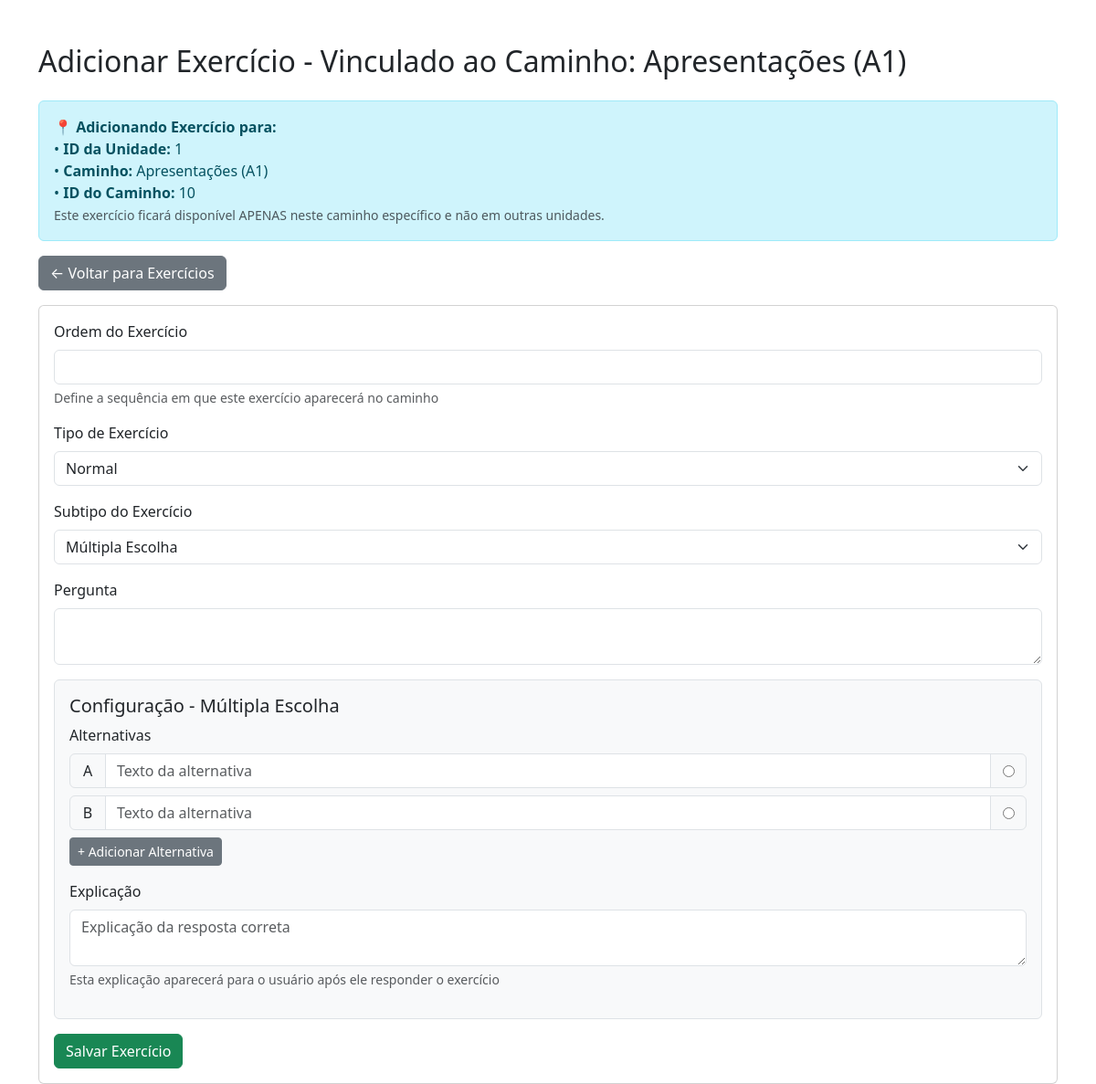
Page /admin/views/adicionar_atividades.php?caminho_id=10 (signed in) on the committed database.
### tables this page shows
CREATE TABLE `caminhos_aprendizagem` (
  `id` int NOT NULL AUTO_INCREMENT,
  `idioma` varchar(50) NOT NULL,
  `nome_caminho` varchar(100) NOT NULL,
  `nivel` varchar(2) NOT NULL,
  `id_unidade` int NOT NULL,
  PRIMARY KEY (`id`),
  KEY `fk_caminhos_unidade` (`id_unidade`),
  CONSTRAINT `fk_caminhos_unidade` FOREIGN KEY (`id_unidade`) REFERENCES `unidades` (`id`) ON DELETE RESTRICT ON UPDATE CASCADE
);

### admin/views/adicionar_atividades.php (the view, shortened to what this page needs)
<?php
$caminho_id = $_GET['caminho_id'];
$database = new Database();
$conn = $database->conn;
$sql_caminho = "SELECT nome_caminho, nivel, id_unidade FROM caminhos_aprendizagem WHERE id = ?";
$stmt_caminho = $conn->prepare($sql_caminho);
$stmt_caminho->bind_param("i", $caminho_id);
$stmt_caminho->execute();
$caminho_info = $stmt_caminho->get_result()->fetch_assoc();
?>
<!DOCTYPE html>
<html lang="pt-br">
<head>
    <link href="https://cdn.jsdelivr.net/npm/bootstrap@5.3.3/dist/css/bootstrap.min.css" rel="stylesheet">
</head>
<body>
    <div class="container mt-5">
        <h2 class="mb-4">Adicionar Exercício - Vinculado ao Caminho: <?php echo htmlspecialchars($caminho_info['nome_caminho']) . ' (' . htmlspecialchars($caminho_info['nivel']) . ')'; ?></h2>
        <div class="alert alert-info">
            <strong>📍 Adicionando Exercício para:</strong><br>
            • <strong>ID da Unidade:</strong> <?php echo htmlspecialchars($caminho_info['id_unidade'] ?? 'Não especificada'); ?><br>
            • <strong>Caminho:</strong> <?php echo htmlspecialchars($caminho_info['nome_caminho']); ?> (<?php echo htmlspecialchars($caminho_info['nivel']); ?>)<br>
            • <strong>ID do Caminho:</strong> <?php echo htmlspecialchars($caminho_id); ?><br>
            <small class="text-muted">Este exercício ficará disponível APENAS neste caminho específico e não em outras unidades.</small>
        </div>
        <a href="gerenciar_exercicios.php?caminho_id=<?php echo htmlspecialchars($caminho_id); ?>" class="btn btn-secondary mb-3">← Voltar para Exercícios</a>
        <div class="card">
            <div class="card-body">
                <form action="adicionar_atividades.php?caminho_id=<?php echo htmlspecialchars($caminho_id); ?>" method="POST">
                    <div class="mb-3">
                        <label for="ordem" class="form-label">Ordem do Exercício</label>
                        <input type="number" class="form-control" id="ordem" name="ordem" value="<?php echo isset($_POST['ordem']) ? htmlspecialchars($_POST['ordem']) : ''; ?>" required>
                        <div class="form-text">Define a sequência em que este exercício aparecerá no caminho</div>
                    </div>
                    <div class="mb-3">
                        <label for="tipo" class="form-label">Tipo de Exercício</label>
                        <select class="form-select" id="tipo" name="tipo" required>
                            <option value="normal" <?php echo (isset($_POST['tipo']) && $_POST['tipo'] == 'normal') ? 'selected' : ''; ?>>Normal</option>
                        </select>
                    </div>
                    <div class="mb-3">
                        <label for="tipo_exercicio" class="form-label">Subtipo do Exercício</label>
                        <select class="form-select" id="tipo_exercicio" name="tipo_exercicio" required>
                            <option value="multipla_escolha" <?php echo (isset($_POST['tipo_exercicio']) && $_POST['tipo_exercicio'] == 'multipla_escolha') ? 'selected' : ''; ?>>Múltipla Escolha</option>
                        </select>
                    </div>
                    <div class="mb-3">
                        <label for="pergunta" class="form-label">Pergunta</label>
                        <textarea class="form-control" id="pergunta" name="pergunta" required><?php echo isset($_POST['pergunta']) ? htmlspecialchars($_POST['pergunta']) : ''; ?></textarea>
                    </div>
                    <div id="conteudo-campos">
                        <div id="campos-normal">
                            <div id="campos-multipla" class="subtipo-campos">
                                <h5>Configuração - Múltipla Escolha</h5>
                                <div class="mb-3">
                                    <label class="form-label">Alternativas</label>
                                    <div id="alternativas-container">
                                        <?php
                                        if (isset($_POST['alt_texto']) && is_array($_POST['alt_texto'])) {
                                            foreach ($_POST['alt_texto'] as $index => $texto) {
                                                $letra = chr(65 + $index);
                                                $checked = (isset($_POST['alt_correta']) && $_POST['alt_correta'] == $index) ? 'checked' : '';
                                                echo '<div class="input-group mb-2">';
                                                echo '<span class="input-group-text">' . $letra . '</span>';
                                                echo '<input type="text" class="form-control" name="alt_texto[]" placeholder="Texto da alternativa" value="' . htmlspecialchars($texto) . '">';
                                                echo '<div class="input-group-text">';
                                                echo '<input type="radio" name="alt_correta" value="' . $index . '" ' . $checked . ' title="Marcar como correta">';
                                                echo '</div>';
                                                echo '<button type="button" class="btn btn-outline-danger" onclick="this.parentElement.remove()">×</button>';
                                                echo '</div>';
                                            }
                                        } else {
                                            echo '<div class="input-group mb-2">';
                                            echo '<span class="input-group-text">A</span>';
                                            echo '<input type="text" class="form-control" name="alt_texto[]" placeholder="Texto da alternativa">';
                                            echo '<div class="input-group-text">';
                                            echo '<input type="radio" name="alt_correta" value="0" title="Marcar como correta">';
                                            echo '</div>';
                                            echo '</div>';
                                            echo '<div class="input-group mb-2">';
                                            echo '<span class="input-group-text">B</span>';
                                            echo '<input type="text" class="form-control" name="alt_texto[]" placeholder="Texto da alternativa">';
                                            echo '<div class="input-group-text">';
                                            echo '<input type="radio" name="alt_correta" value="1" title="Marcar como correta">';
                                            echo '</div>';
                                            echo '</div>';
                                        }
                                        ?>
                                    </div>
                                    <button type="button" class="btn btn-sm btn-secondary" onclick="adicionarAlternativa()">+ Adicionar Alternativa</button>
                                </div>
                                <div class="mb-3">
                                    <label for="explicacao" class="form-label">Explicação</label>
                                    <textarea class="form-control" id="explicacao" name="explicacao" placeholder="Explicação da resposta correta"></textarea>
                                    <div class="form-text">Esta explicação aparecerá para o usuário após ele responder o exercício</div>
                                </div>
                            </div>
                        </div>
                    </div>
                    <button type="submit" class="btn btn-success">Salvar Exercício</button>
                </form>
            </div>
        </div>
    </div>
</body>
</html>

### admin/views/adicionar_atividades.php (style rules this page uses)
.subtipo-campos { border: 1px solid #dee2e6; border-radius: 0.375rem; padding: 1rem; margin-bottom: 1rem; background-color: #f8f9fa; }
.input-group-text { min-width: 40px; justify-content: center; }

### rows in the picture
caminhos_aprendizagem: nome_caminho "Apresentações", nivel "A1", id_unidade "1"

### other values in the picture
$caminho_id "10"
